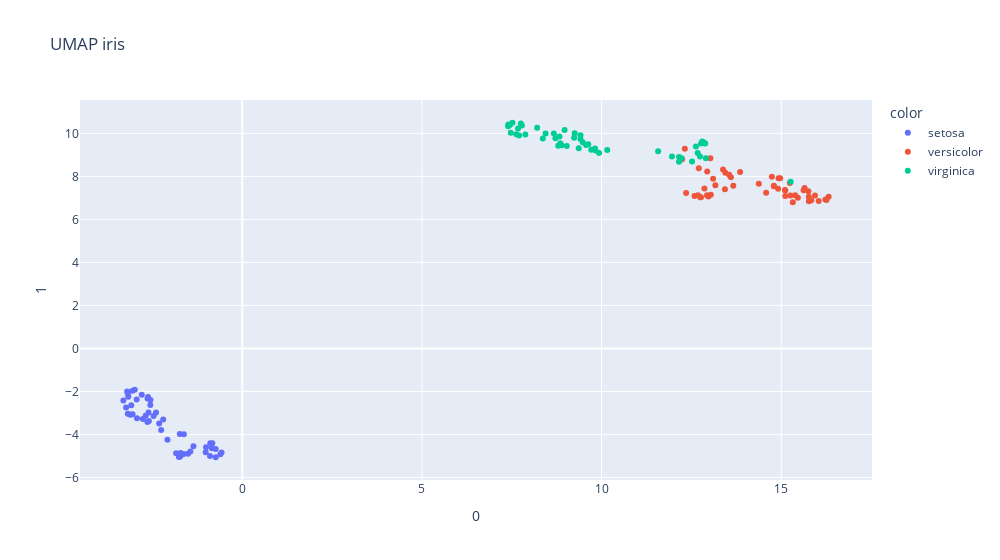

Notebook code cell kept with this figure:
### Markdown cell above
## UMAP(Uniform Manifold Approximation)
Uniform Manifold Approximation and Projection (UMAP) is a dimension reduction technique that can be used for visualisation similarly to t-SNE.
According to the authors of UMAP, "The UMAP algorithm is competitive with t-SNE for visualization quality, and arguably preserves more of the global structure with superior run time performance. Furthermore, UMAP has no computational restrictions on embedding dimension, making it viable as a general purpose dimension reduction technique for machine learning."

Four things to note here:

- UMAP achieves comparable visualization performance with t-SNE.
- UMAP preserves more of the global structure. While the distance between the clusters formed in t-SNE does not have significant meaning, in UMAP the distance between clusters matters.
- UMAP is fast and can scale to Big Data.
- UMAP is not restricted for visualization-only purposes like t-SNE. It can serve as a general-purpose Dimensionality Reduction algorithm.
**Basically, UMAP is the t-SNE killer for most practical cases.*

## Projections data into 2D with UMAP

### Code cell
from umap import UMAP
import plotly.express as px

df = px.data.iris()
features = df.iloc[:, :-2]

umap_2d = UMAP(n_components=2, init='random', random_state=0)
proj_2d = umap_2d.fit_transform(features)

fig_2d = px.scatter(proj_2d, x=0, y=1,color=df.species,width=1000,title='UMAP iris')
fig_2d.show()

### Figure 1 — Plotly figure (JSON) as saved in the notebook; plotly's stock layout.template omitted (floating-point values rounded to 4 significant figures)
{"data": [{"hovertemplate": "color=setosa<br>0=%{x}<br>1=%{y}<extra></extra>", "legendgroup": "setosa", "marker": {"color": "#636efa", "symbol": "circle"}, "mode": "markers", "name": "setosa", "orientation": "v", "showlegend": true, "type": "scatter", "x": [-2.765, -1.632, -1.008, -1.017, -2.609, -2.938, -0.8318, -2.312, -0.7364, -1.726, -3.309, -1.624, -1.51, -0.6078, -3.201, -3.056, -3.186, -2.687, -3.171, -2.621, -3.116, -2.557, -0.8902, -2.467, -1.737, -1.762, -2.2, -3.052, -2.929, -1.358, -1.713, -3.184, -2.797, -2.991, -1.839, -2.081, -3.231, -1.751, -0.5763, -2.638, -2.598, -0.8968, -0.7389, -2.399, -2.555, -1.444, -2.636, -0.847, -3.088, -2.256], "xaxis": "x", "y": [-3.282, -4.913, -4.601, -4.824, -2.982, -2.377, -4.408, -3.488, -5.061, -5.024, -2.417, -3.986, -4.898, -4.919, -2.006, -1.965, -2.083, -3.126, -2.249, -2.26, -3.091, -2.628, -4.411, -3.145, -3.977, -5.048, -3.306, -3.059, -3.244, -4.553, -4.859, -3.044, -2.156, -1.92, -4.877, -4.247, -2.751, -4.962, -4.836, -3.427, -3.374, -5.003, -4.676, -2.984, -2.402, -4.794, -2.334, -4.639, -2.644, -3.797], "yaxis": "y"}, {"hovertemplate": "color=versicolor<br>0=%{x}<br>1=%{y}<extra></extra>", "legendgroup": "versicolor", "marker": {"color": "#EF553B", "symbol": "circle"}, "mode": "markers", "name": "versicolor", "orientation": "v", "showlegend": true, "type": "scatter", "x": [12.75, 13.17, 12.58, 15.46, 12.86, 14.93, 13.1, 16.26, 12.93, 15.65, 16.32, 14.38, 15.32, 13.38, 15.75, 12.97, 14.74, 15.11, 12.71, 15.77, 13.03, 14.58, 12.24, 13.6, 13.43, 13.04, 12.68, 12.35, 13.85, 15.94, 15.77, 15.84, 15.39, 12.32, 14.97, 13.44, 12.77, 12.94, 14.79, 15.62, 15.24, 13.55, 15.26, 16.23, 15.1, 14.8, 14.91, 13.67, 16.04, 15.11], "xaxis": "x", "y": [7.033, 7.582, 7.088, 7.0, 7.441, 7.917, 7.888, 6.898, 7.119, 7.459, 7.048, 7.654, 6.799, 8.32, 7.302, 7.064, 7.98, 7.085, 8.382, 7.053, 8.846, 7.237, 8.79, 7.964, 7.396, 7.146, 7.118, 7.23, 8.207, 7.106, 6.846, 6.893, 7.118, 9.288, 7.916, 8.167, 7.032, 8.22, 7.56, 7.353, 7.686, 8.073, 7.104, 6.92, 7.361, 7.541, 7.419, 7.567, 6.85, 7.348], "yaxis": "y"}, {"hovertemplate": "color=virginica<br>0=%{x}<br>1=%{y}<extra></extra>", "legendgroup": "virginica", "marker": {"color": "#00cc96", "symbol": "circle"}, "mode": "markers", "name": "virginica", "orientation": "v", "showlegend": true, "type": "scatter", "x": [8.971, 12.63, 7.879, 9.93, 9.235, 7.447, 15.26, 7.473, 9.713, 8.208, 9.364, 10.16, 8.854, 12.8, 12.84, 9.412, 9.833, 7.752, 7.404, 12.23, 8.364, 12.88, 7.521, 12.15, 8.716, 7.706, 12.52, 12.74, 9.63, 7.625, 7.675, 7.781, 9.568, 12.16, 11.57, 7.4, 9.252, 9.817, 12.9, 8.793, 8.828, 8.885, 12.77, 8.442, 8.671, 9.032, 11.96, 9.475, 9.414, 12.67], "xaxis": "x", "y": [10.15, 9.383, 9.944, 9.083, 9.795, 10.39, 7.75, 10.03, 9.235, 10.26, 9.305, 9.23, 9.543, 9.622, 9.579, 9.741, 9.199, 10.46, 10.41, 8.843, 9.764, 9.525, 10.49, 8.676, 9.776, 9.897, 8.685, 8.929, 9.49, 9.958, 10.22, 10.36, 9.463, 8.903, 9.167, 10.33, 10.01, 9.29, 8.847, 9.426, 9.857, 9.446, 9.528, 9.999, 9.99, 9.417, 8.92, 9.588, 9.913, 9.086], "yaxis": "y"}], "layout": {"legend": {"title": {"text": "color"}, "tracegroupgap": 0}, "title": {"text": "UMAP iris"}, "width": 1000, "xaxis": {"anchor": "y", "domain": [0, 1], "title": {"text": "0"}}, "yaxis": {"anchor": "x", "domain": [0, 1], "title": {"text": "1"}}}}
